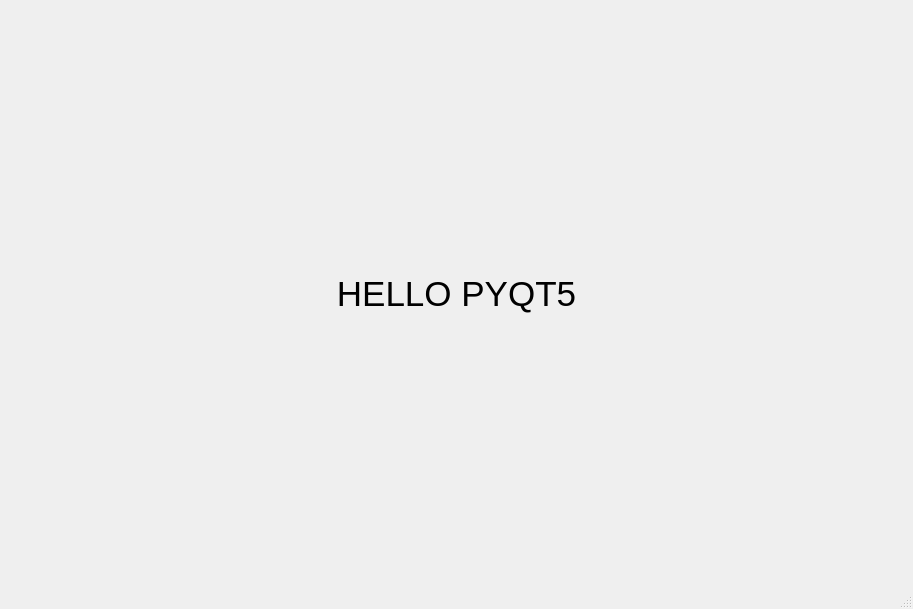
<?xml version="1.0" encoding="UTF-8"?>
<ui version="4.0">
 <class>MainWindow</class>
 <widget class="QMainWindow" name="MainWindow">
  <property name="geometry">
   <rect>
    <x>0</x>
    <y>0</y>
    <width>913</width>
    <height>609</height>
   </rect>
  </property>
  <property name="windowTitle">
   <string>hellopyqt5</string>
  </property>
  <widget class="QWidget" name="centralwidget">
   <layout class="QGridLayout" name="gridLayout">
    <item row="0" column="0">
     <widget class="QLabel" name="LB">
      <property name="font">
       <font>
        <pointsize>26</pointsize>
       </font>
      </property>
      <property name="text">
       <string>HELLO PYQT5</string>
      </property>
      <property name="alignment">
       <set>Qt::AlignCenter</set>
      </property>
     </widget>
    </item>
   </layout>
  </widget>
  <widget class="QMenuBar" name="menubar">
   <property name="geometry">
    <rect>
     <x>0</x>
     <y>0</y>
     <width>913</width>
     <height>23</height>
    </rect>
   </property>
  </widget>
  <widget class="QStatusBar" name="statusbar"/>
 </widget>
 <resources/>
 <connections/>
</ui>
